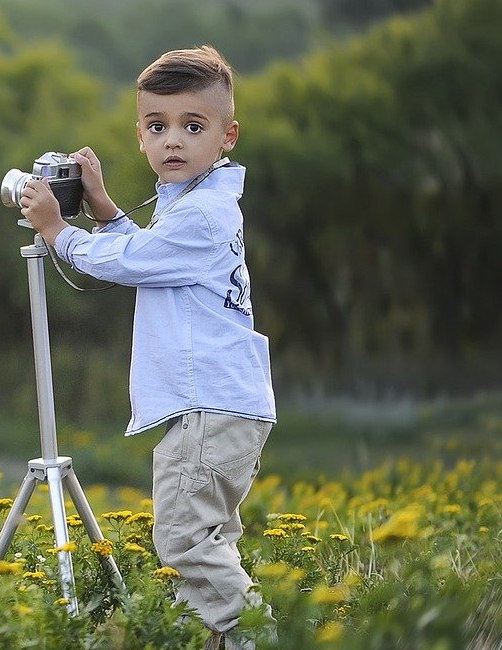
#> input picture img/xiquet.jpg, 502 x 650 px
$ python ejercicio2.py
#> lines starting #> are read from the running program, lines starting #| are printed output that depends on the picture
import cv2
import numpy as np
from matplotlib import pyplot as plt
img = cv2.imread("img/xiquet.jpg")
#> img is the input picture: shape (650, 502, 3); mean B, G, R 85.8, 106.2, 100.6

R, G, B = img[:,:,0], img[:,:,1], img[:,:,2]
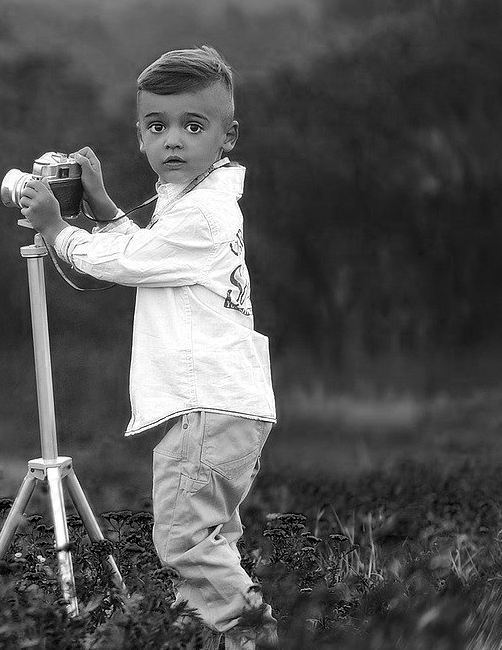
#> R: shape (650, 502); min 0, max 255, mean 85.8
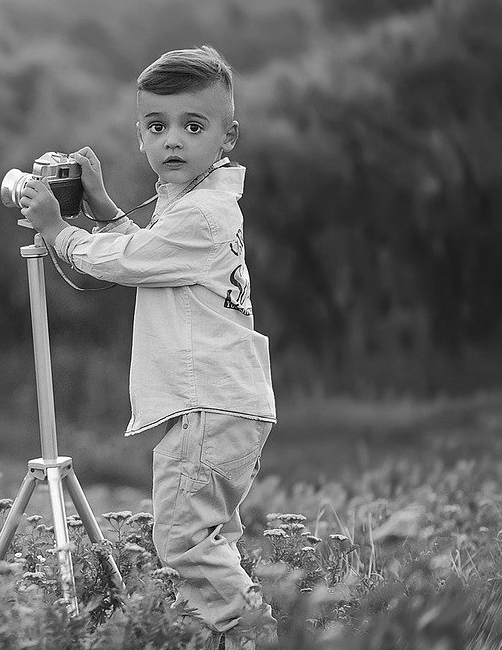
#> G: shape (650, 502); min 0, max 255, mean 106.2
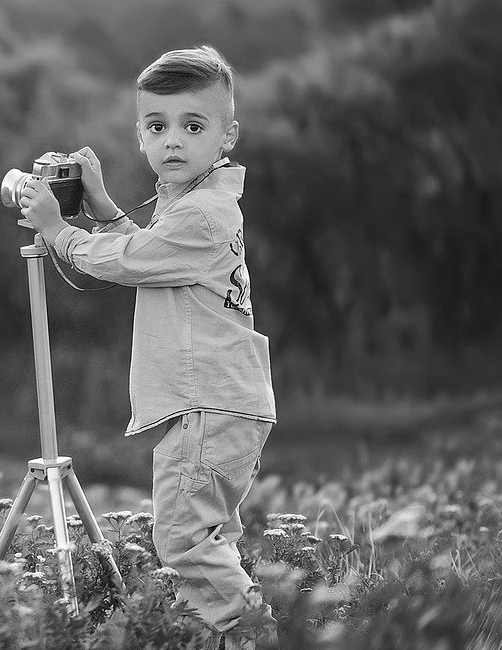
#> B: shape (650, 502); min 0, max 255, mean 100.6
print("R: ",R/3,"\nG: ", G/3,"\nB: ", B/3)
#> (printed output is left out)

plt.show()
R = np.rot90(R, k = 1, axes =(0, 1))
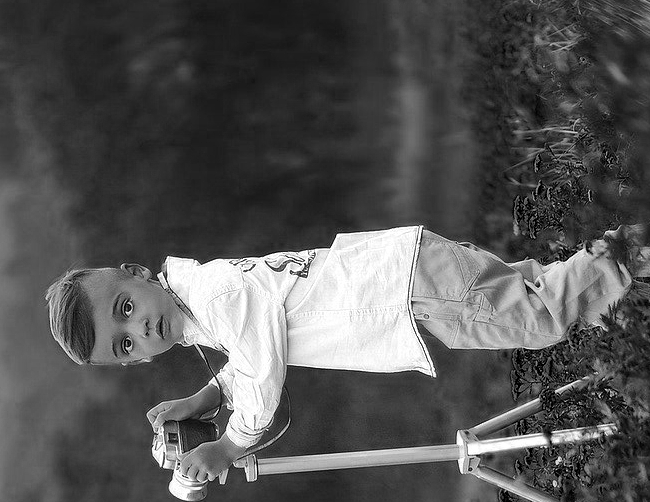
#> R: shape (502, 650); min 0, max 255, mean 85.8
G = np.rot90(G, k = 1, axes =(0, 1))
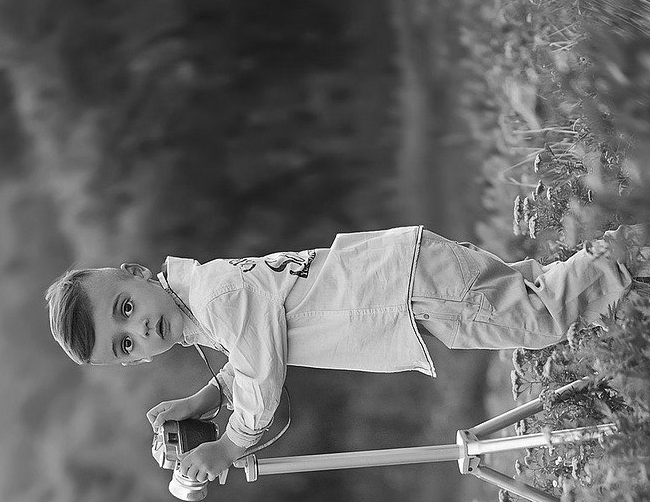
#> G: shape (502, 650); min 0, max 255, mean 106.2
B = np.rot90(B, k = 1, axes =(0, 1))
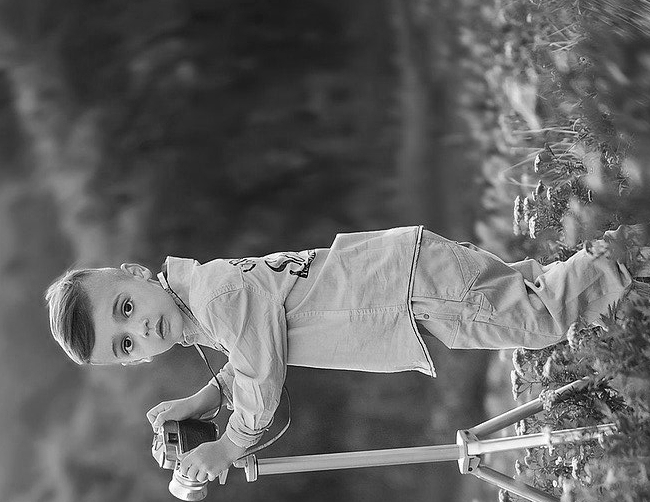
#> B: shape (502, 650); min 0, max 255, mean 100.6
imgNew =  R/3 + G/3 + B/3
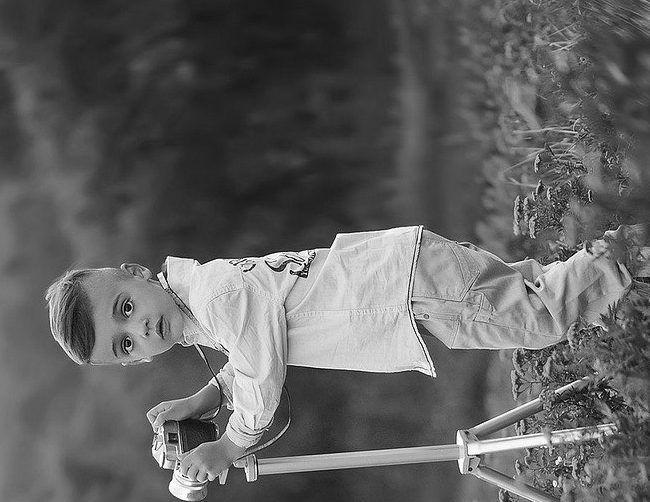
#> imgNew: shape (502, 650) float64; min 0, max 255, mean 97.6
plt.imshow(imgNew, cmap='gray')
plt.show()
cv2.imwrite('imgRotate.png', imgNew)

$ run again, with img/futbol.jpg copied over img/xiquet.jpg
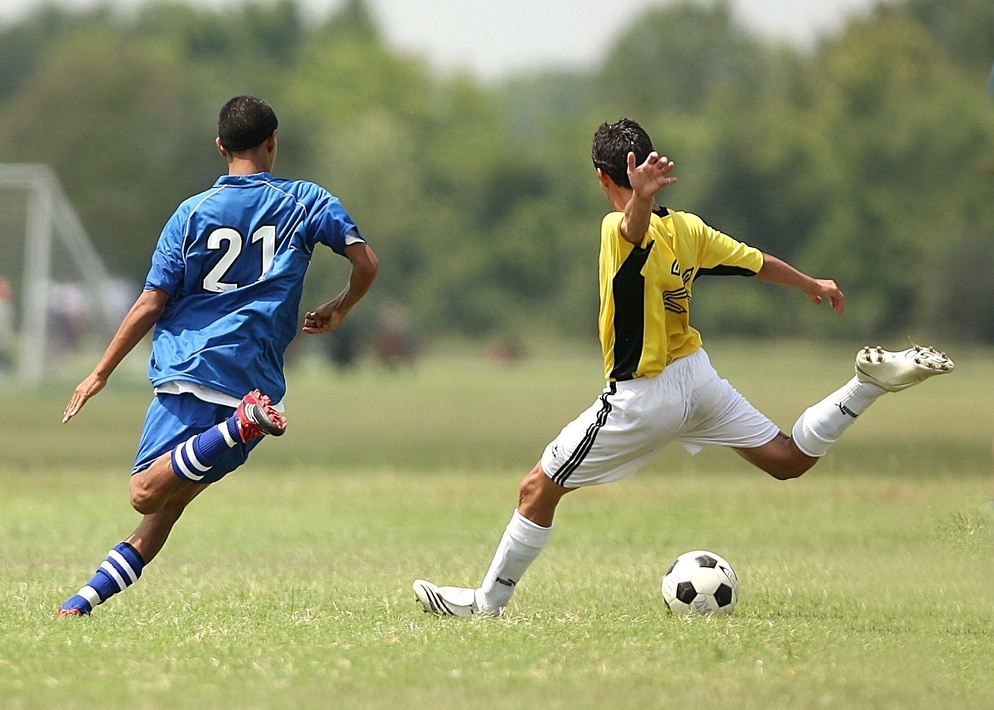
#> input picture img/futbol.jpg, 994 x 710 px, shrunk from 1920 x 1371 before the run
#> img is the input picture: shape (710, 994, 3); mean B, G, R 108.3, 147, 141.8
#> (printed output is left out)
#> `R = np.rot90(R, k = 1, axes =(0, 1))`:
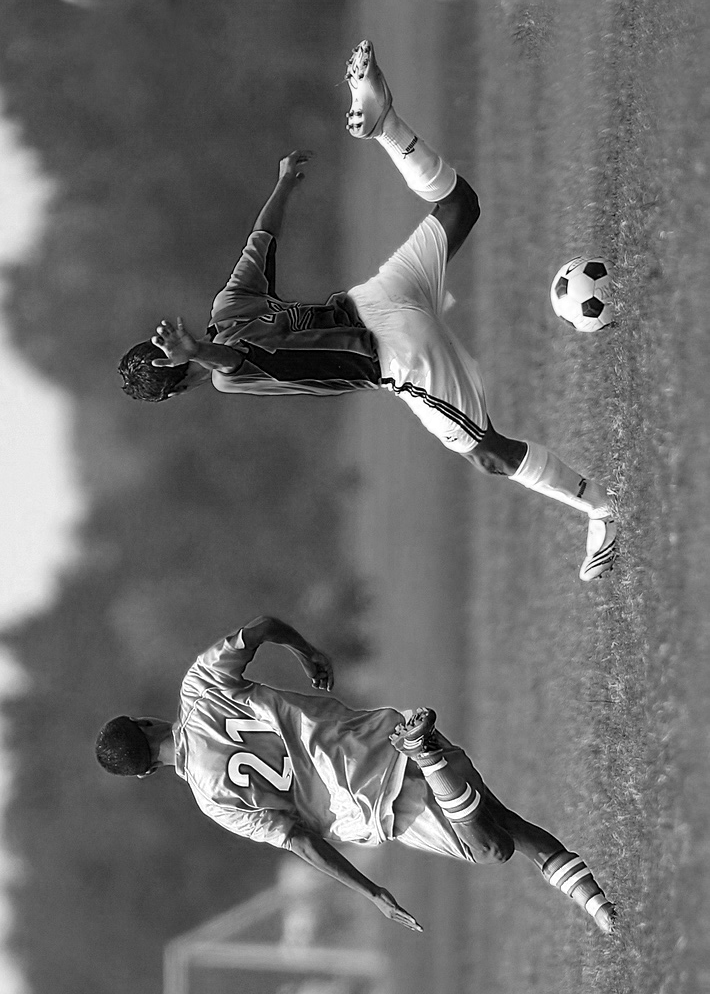
#> R: shape (994, 710); min 0, max 255, mean 108.3
#> `imgNew =  R/3 + G/3 + B/3`:
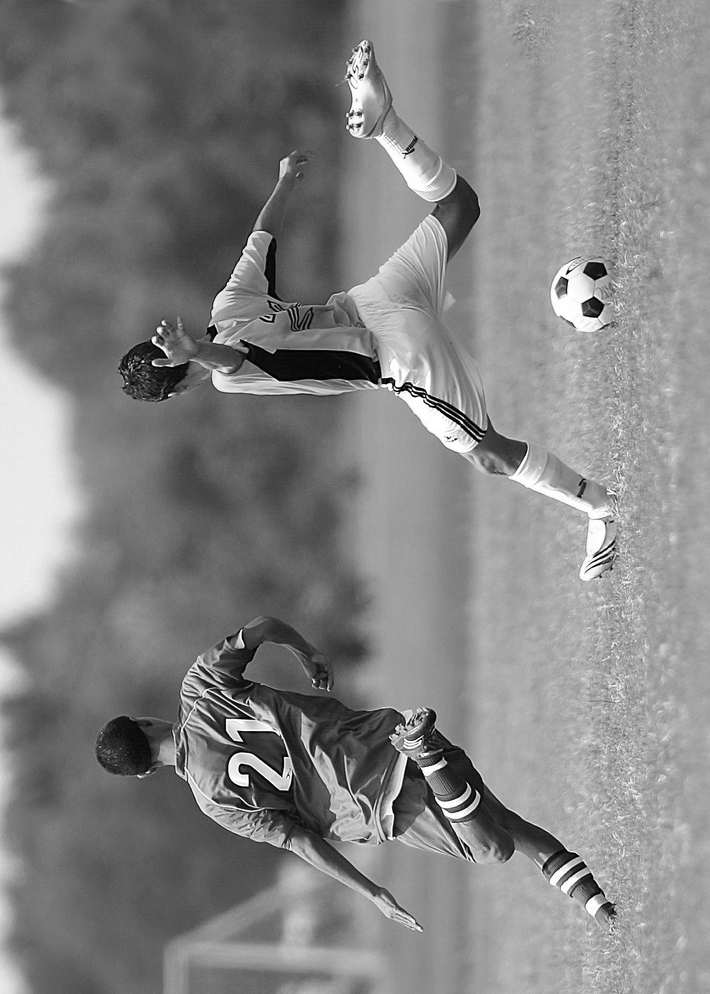
#> imgNew: shape (994, 710) float64; min 0, max 255, mean 132.4
